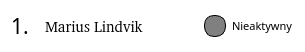
<?xml version="1.0" encoding="UTF-8"?>
<ui version="4.0">
 <class>CompetitionStartListDisplayItemWidget</class>
 <widget class="QWidget" name="CompetitionStartListDisplayItemWidget">
  <property name="geometry">
   <rect>
    <x>0</x>
    <y>0</y>
    <width>305</width>
    <height>45</height>
   </rect>
  </property>
  <property name="sizePolicy">
   <sizepolicy hsizetype="Preferred" vsizetype="Preferred">
    <horstretch>0</horstretch>
    <verstretch>0</verstretch>
   </sizepolicy>
  </property>
  <property name="windowTitle">
   <string>Form</string>
  </property>
  <property name="styleSheet">
   <string notr="true">background: transparent;</string>
  </property>
  <layout class="QHBoxLayout" name="horizontalLayout">
   <item>
    <widget class="QLabel" name="label_index">
     <property name="maximumSize">
      <size>
       <width>30</width>
       <height>16777215</height>
      </size>
     </property>
     <property name="font">
      <font>
       <family>Quicksand Medium</family>
       <pointsize>16</pointsize>
      </font>
     </property>
     <property name="styleSheet">
      <string>color: black;</string>
     </property>
     <property name="text">
      <string>1.</string>
     </property>
    </widget>
   </item>
   <item>
    <spacer name="horizontalSpacer_2">
     <property name="orientation">
      <enum>Qt::Horizontal</enum>
     </property>
     <property name="sizeType">
      <enum>QSizePolicy::Maximum</enum>
     </property>
     <property name="sizeHint" stdset="0">
      <size>
       <width>40</width>
       <height>20</height>
      </size>
     </property>
    </spacer>
   </item>
   <item>
    <widget class="QLabel" name="label_name">
     <property name="sizePolicy">
      <sizepolicy hsizetype="Expanding" vsizetype="Expanding">
       <horstretch>0</horstretch>
       <verstretch>0</verstretch>
      </sizepolicy>
     </property>
     <property name="font">
      <font>
       <family>Quicksand [PfEd]</family>
       <pointsize>11</pointsize>
      </font>
     </property>
     <property name="styleSheet">
      <string>color: black;</string>
     </property>
     <property name="text">
      <string>Marius Lindvik</string>
     </property>
    </widget>
   </item>
   <item>
    <spacer name="horizontalSpacer_3">
     <property name="orientation">
      <enum>Qt::Horizontal</enum>
     </property>
     <property name="sizeHint" stdset="0">
      <size>
       <width>40</width>
       <height>20</height>
      </size>
     </property>
    </spacer>
   </item>
   <item>
    <widget class="QLabel" name="label_flag">
     <property name="sizePolicy">
      <sizepolicy hsizetype="Preferred" vsizetype="Preferred">
       <horstretch>0</horstretch>
       <verstretch>0</verstretch>
      </sizepolicy>
     </property>
     <property name="minimumSize">
      <size>
       <width>30</width>
       <height>20</height>
      </size>
     </property>
     <property name="maximumSize">
      <size>
       <width>30</width>
       <height>20</height>
      </size>
     </property>
     <property name="styleSheet">
      <string>color: black;</string>
     </property>
     <property name="text">
      <string/>
     </property>
     <property name="alignment">
      <set>Qt::AlignCenter</set>
     </property>
    </widget>
   </item>
   <item>
    <spacer name="horizontalSpacer">
     <property name="orientation">
      <enum>Qt::Horizontal</enum>
     </property>
     <property name="sizeType">
      <enum>QSizePolicy::Maximum</enum>
     </property>
     <property name="sizeHint" stdset="0">
      <size>
       <width>40</width>
       <height>20</height>
      </size>
     </property>
    </spacer>
   </item>
   <item>
    <widget class="QCheckBox" name="checkBox_active">
     <property name="font">
      <font>
       <family>Quicksand Medium</family>
       <pointsize>8</pointsize>
      </font>
     </property>
     <property name="styleSheet">
      <string notr="true">QCheckBox{
color: black;
}
QCheckBox::indicator {
    width: 20px;
    height: 20px;
    background-color: gray;
    border-radius: 10px;
    border-style: solid;
    border-width: 1px;
    border-color: black;
}
QCheckBox::indicator:checked {
    background-color: qradialgradient(spread:pad, 
                            cx:0.5,
                            cy:0.5,
                            radius:0.9,
                            fx:0.5,
                            fy:0.5,
                            stop:0 rgba(0, 255, 0, 255), 
                            stop:1 rgba(0, 64, 0, 255));
}</string>
     </property>
     <property name="text">
      <string>Nieaktywny</string>
     </property>
     <property name="checkable">
      <bool>true</bool>
     </property>
    </widget>
   </item>
  </layout>
 </widget>
 <resources/>
 <connections/>
</ui>
